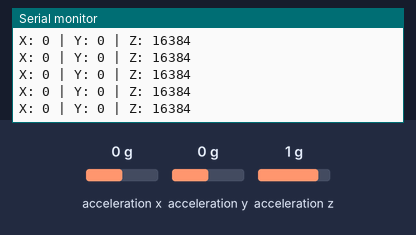
Bench run of a sketch on a simulated ESP32. On the bench: the last lines printed to the serial monitor. Wiring (inferred from the names in the program): MPU-6050 motion sensor at I2C address 0x68. Inputs (shaded band) come from the test bench; at power-on: acceleration x 0 g, acceleration y 0 g, acceleration z 1 g.

Above: at 2.4 s.
2.5 s: acceleration x set to -1.4 g
At 2.52 s:
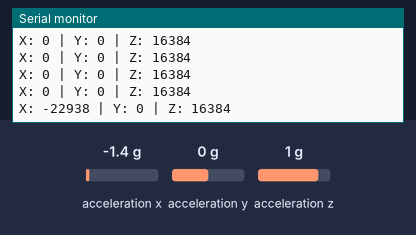
4.0 s: acceleration y set to -1.4 g
At 4.04 s:
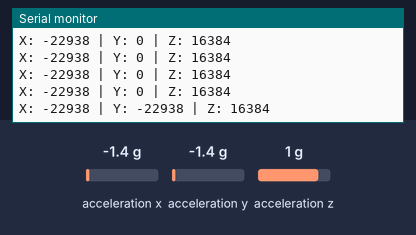
5.5 s: acceleration z set to -1.4 g
At 5.55 s:
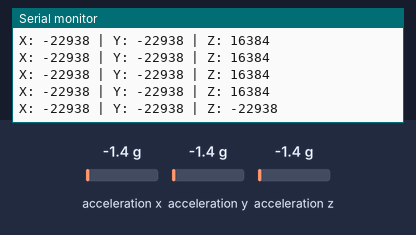

Measured:
- after the input at 2.5 s, the serial monitor: prints a new line at once (image 1)
- after the input at 4.0 s, the serial monitor: prints a new line at once (image 2)
- after the input at 5.5 s, the serial monitor: prints a new line after 0.05 s (image 3)

The sketch:

vibration_node_test.ino.ino
```cpp
#include <Wire.h>

// ============================================================
// MPU6050 I2C address
// ============================================================
// AD0 LOW  -> 0x68
// AD0 HIGH -> 0x69
//
#define MPU6050_ADDRESS 0x68

// ============================================================
// ESP-01 I2C pins
// ============================================================
// ESP-01:
// GPIO0 -> SCL
// GPIO2 -> SDA
//
#define SDA_PIN 2
#define SCL_PIN 0

// ============================================================
// MPU6050 registers
// ============================================================

#define MPU6050_WHO_AM_I   0x75
#define MPU6050_PWR_MGMT_1 0x6B

#define ACCEL_XOUT_H 0x3B
#define ACCEL_XOUT_L 0x3C
#define ACCEL_YOUT_H 0x3D
#define ACCEL_YOUT_L 0x3E
#define ACCEL_ZOUT_H 0x3F
#define ACCEL_ZOUT_L 0x40


// ============================================================
// Write one byte to an MPU6050 register
// ============================================================

void writeMPU6050(uint8_t registerAddress, uint8_t value)
{
  Wire.beginTransmission(MPU6050_ADDRESS);

  Wire.write(registerAddress);
  Wire.write(value);

  Wire.endTransmission();
}


// ============================================================
// Read one byte from an MPU6050 register
// ============================================================

uint8_t readMPU6050(uint8_t registerAddress)
{
  Wire.beginTransmission(MPU6050_ADDRESS);

  Wire.write(registerAddress);

  Wire.endTransmission(false);

  Wire.requestFrom(MPU6050_ADDRESS, (uint8_t)1);

  if (Wire.available())
  {
    return Wire.read();
  }

  return 0;
}


// ============================================================
// Read acceleration values
// ============================================================

void readAcceleration(int16_t &accelX,
                      int16_t &accelY,
                      int16_t &accelZ)
{
  Wire.beginTransmission(MPU6050_ADDRESS);

  // Start reading from ACCEL_XOUT_H
  Wire.write(ACCEL_XOUT_H);

  Wire.endTransmission(false);

  // Request 6 bytes:
  //
  // X high
  // X low
  // Y high
  // Y low
  // Z high
  // Z low
  //
  Wire.requestFrom(MPU6050_ADDRESS, (uint8_t)6);

  if (Wire.available() >= 6)
  {
    accelX = (Wire.read() << 8) | Wire.read();
    accelY = (Wire.read() << 8) | Wire.read();
    accelZ = (Wire.read() << 8) | Wire.read();
  }
}


// ============================================================
// SETUP
// ============================================================

void setup()
{
  Serial.begin(115200);

  delay(1000);

  Serial.println();
  Serial.println("================================");
  Serial.println("MPU6050 Vibration Node Test");
  Serial.println("================================");

  // Start I2C
  Wire.begin(SDA_PIN, SCL_PIN);

  delay(100);

  // ----------------------------------------------------------
  // Check MPU6050 identity
  // ----------------------------------------------------------

  uint8_t whoAmI = readMPU6050(MPU6050_WHO_AM_I);

  Serial.print("MPU6050 WHO_AM_I: 0x");

  if (whoAmI < 0x10)
  {
    Serial.print("0");
  }

  Serial.println(whoAmI, HEX);

  // ----------------------------------------------------------
  // Wake up MPU6050
  // ----------------------------------------------------------
  //
  // MPU6050 starts in sleep mode.
  //
  writeMPU6050(MPU6050_PWR_MGMT_1, 0x00);

  delay(100);

  Serial.println("MPU6050 initialized.");
  Serial.println("Reading acceleration...");
  Serial.println();
}


// ============================================================
// LOOP
// ============================================================

void loop()
{
  int16_t accelX;
  int16_t accelY;
  int16_t accelZ;

  // Read acceleration
  readAcceleration(accelX, accelY, accelZ);

  // ----------------------------------------------------------
  // Print raw acceleration values
  // ----------------------------------------------------------

  Serial.print("X: ");
  Serial.print(accelX);

  Serial.print(" | Y: ");
  Serial.print(accelY);

  Serial.print(" | Z: ");
  Serial.println(accelZ);

  // Read approximately every 100 ms
  delay(100);
}
```
